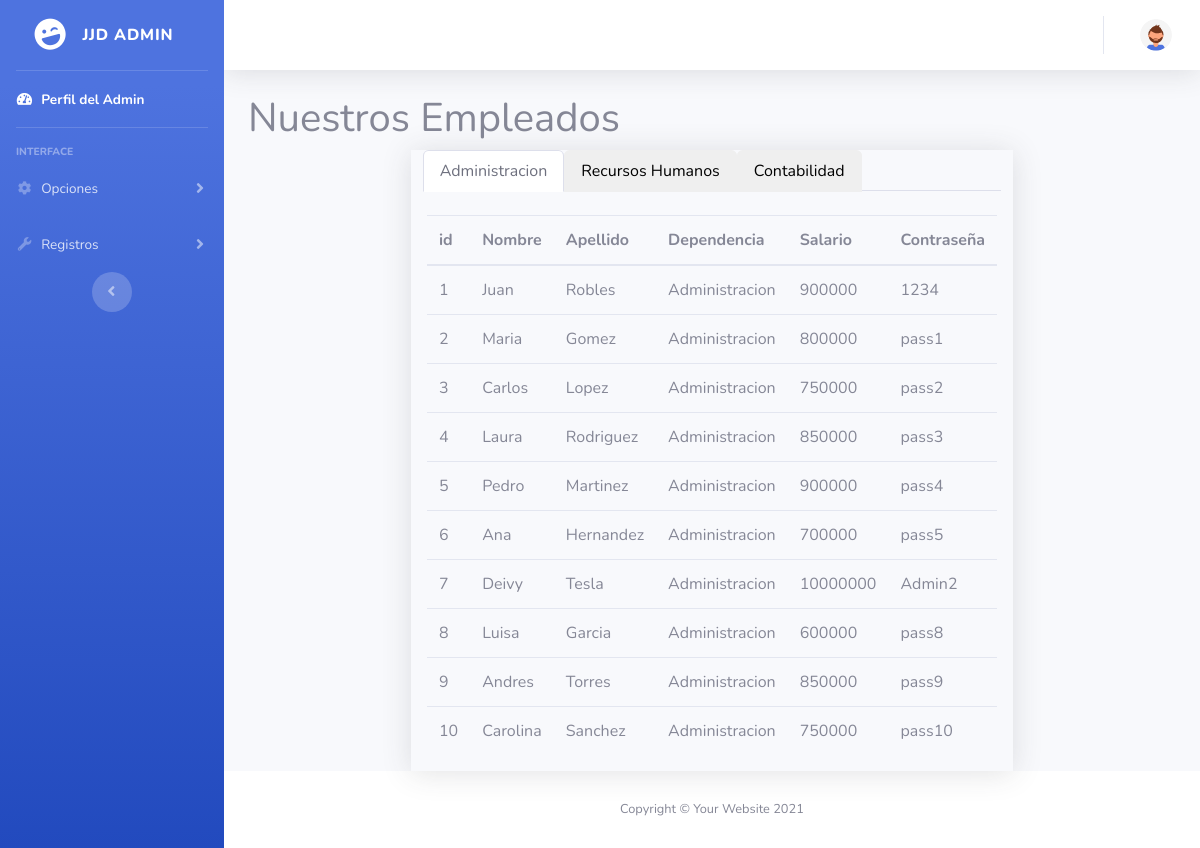
Page /Admin/Empleados.php (signed in) on the committed database.
### tables this page shows
CREATE TABLE `administracion` (
  `id` int(11) NOT NULL,
  `Nombre` varchar(35) NOT NULL,
  `Apellido` varchar(35) NOT NULL,
  `Dependencia` varchar(35) NOT NULL,
  `Salario` int(11) NOT NULL,
  `Contraseña` varchar(20) NOT NULL
);

### Admin/Empleados.php (the view, shortened to what this page needs)
<?php require_once "vistas/parte_superior.php" ?>
  <div class="container">
    <h1>Nuestros Empleados</h1>
        <div class="container">
          <div class="row">
           <div class="caja col-md-8 shadow mx-auto">
             <ul class="nav nav-tabs" id="myTab" role="tablist">
               <li class="nav-item" role="presentation">
                 <button class="nav-link active" id="home-tab" data-bs-toggle="tab" data-bs-target="#home" type="button" role="tab" aria-controls="home" aria-selected="true">Administracion</button>
               </li>
               <li class="nav-item" role="presentation">
                 <button class="nav-link" id="profile-tab" data-bs-toggle="tab" data-bs-target="#profile" type="button" role="tab" aria-controls="profile" aria-selected="false">Recursos Humanos</button>
               </li>
               <li class="nav-item" role="presentation">
                 <button class="nav-link" id="cont-tab" data-bs-toggle="tab" data-bs-target="#cont" type="button" role="tab" aria-controls="cont" aria-selected="false">Contabilidad</button>
               </li>
             </ul>
             <br>
             <div class="tab-content" id="myTabContent" >
               <div class="tab-pane fade show active" id="home" role="tabpanel" aria-labelledby="home-tab">
                 <div class="row">
                   <div class="mx-auto">
                       <table class="table table-responsive-sm">
                       <thead>
                           <tr>
                           <th scope="col">id</th>
                           <th scope="col">Nombre</th>
                           <th scope="col">Apellido</th>
                           <th scope="col">Dependencia</th>
                           <th scope="col">Salario</th>
                           <th scope="col">Contraseña</th>
                           </tr>
                       </thead>
                       <tbody>
                       <?php
                       $conexion = mysqli_connect("localhost","root","","jjd-food");
                       $consulta = "SELECT * FROM `administracion`";
                       $resultado = mysqli_query($conexion, $consulta);
                       while ($Rows = mysqli_fetch_array($resultado)) {
                         echo "<tr>";
                         echo "<td>$Rows[0]</td>";
                         echo "<td>$Rows[1]</td>";
                         echo "<td>$Rows[2]</td>";
                         echo "<td>$Rows[3]</td>";
                         echo "<td>$Rows[4]</td>";
                         echo "<td>$Rows[5]</td>";
                         echo "</tr>";
                       }
                         ?>
                       </tbody>
                       </table>
                   </div>
                 </div>
               </div>
           </div>
         </div>
         </div>
       </div>
  </div>
<?php require_once "vistas/parte_inferior.php" ?>

### rows in the picture
administracion: id "1", Nombre "Juan", Apellido "Robles", Dependencia "Administracion", Salario "900000", Contraseña "1234"
administracion: id "2", Nombre "Maria", Apellido "Gomez", Dependencia "Administracion", Salario "800000", Contraseña "pass1"
administracion: id "3", Nombre "Carlos", Apellido "Lopez", Dependencia "Administracion", Salario "750000", Contraseña "pass2"
administracion: id "4", Nombre "Laura", Apellido "Rodriguez", Dependencia "Administracion", Salario "850000", Contraseña "pass3"
administracion: id "5", Nombre "Pedro", Apellido "Martinez", Dependencia "Administracion", Salario "900000", Contraseña "pass4"
administracion: id "6", Nombre "Ana", Apellido "Hernandez", Dependencia "Administracion", Salario "700000", Contraseña "pass5"
administracion: id "7", Nombre "Deivy", Apellido "Tesla", Dependencia "Administracion", Salario "10000000", Contraseña "Admin2"
administracion: id "8", Nombre "Luisa", Apellido "Garcia", Dependencia "Administracion", Salario "600000", Contraseña "pass8"
administracion: id "9", Nombre "Andres", Apellido "Torres", Dependencia "Administracion", Salario "850000", Contraseña "pass9"
administracion: id "10", Nombre "Carolina", Apellido "Sanchez", Dependencia "Administracion", Salario "750000", Contraseña "pass10"
